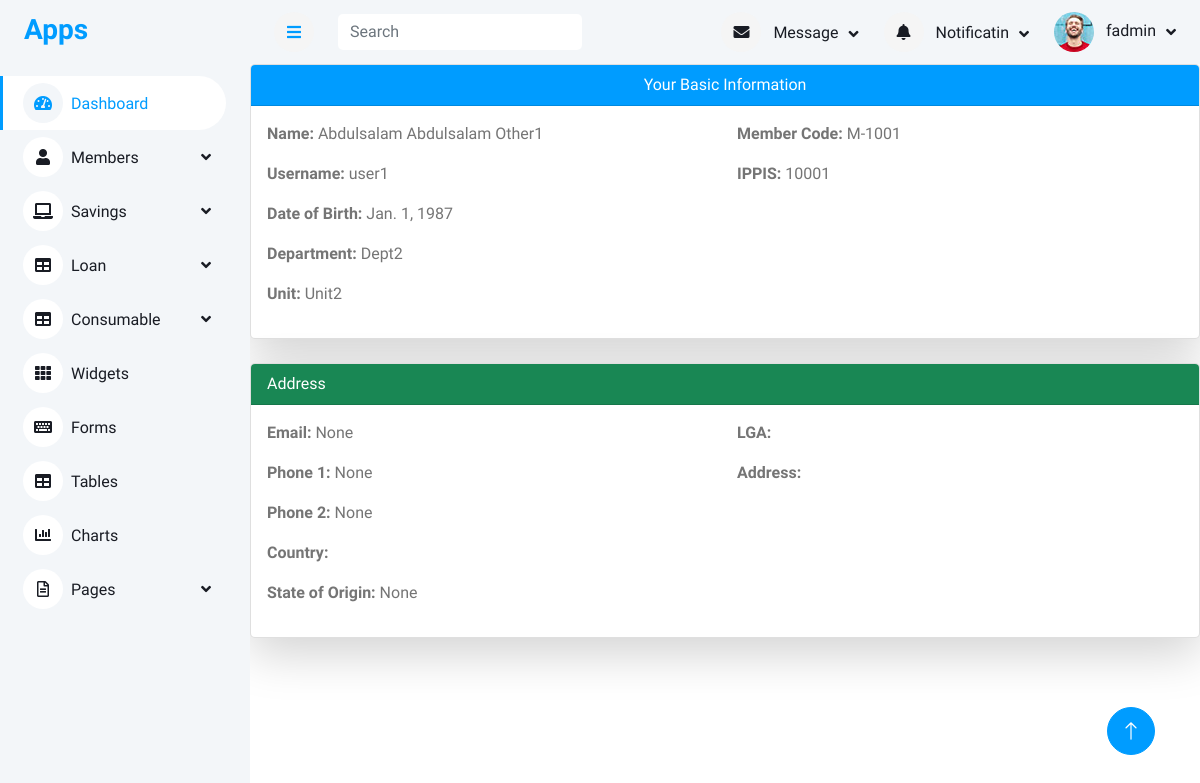
The app's page /member/46/ (signed in) with its own data.
### accounts/models.py (models this page shows, shortened)
class User(AbstractUser):
    first_name = models.CharField(max_length=100)
    last_name = models.CharField(max_length=100)
    other_name = models.CharField(max_length=100)
    date_of_birth = models.DateField(blank=True,null=True)
    username = models.CharField(max_length=100, unique=True)
    department = models.CharField(max_length=100)
    unit = models.CharField(max_length=100)
    gender = models.ForeignKey(Gender, on_delete=models.CASCADE, blank=True, null=True)
    group = models.ForeignKey(UserGroup, on_delete=models.CASCADE, blank=True, null=True)
    marital_status = models.ForeignKey(MaritalStatus,on_delete=models.SET_NULL, null=True, blank=True)
    religion = models.ForeignKey(Religion, on_delete=models.SET_NULL, null=True, blank=True,)
    passport = models.ImageField(upload_to='passport', blank=True, null=True)
    member_number = models.CharField(max_length=100)

class Member(models.Model):
    member = models.OneToOneField(User, on_delete=models.SET_NULL, null=True, blank=True)
    ippis = models.IntegerField(unique=True)  # Required and unique
    total_savings = models.DecimalField(max_digits=12, decimal_places=2, blank=True, null=True)

class Address(models.Model):
    user = models.OneToOneField(Member, on_delete=models.SET_NULL, null=True, blank=True)
    phone1 = models.CharField(max_length=15,null=True, blank=True)
    phone2 = models.CharField(max_length=15, null=True, blank=True)
    email = models.EmailField(unique=True, blank=True, null=True)
    country = CountryField(blank=True, null=True)
    state_of_origin = models.ForeignKey(State, on_delete=models.SET_NULL, null=True, blank=True)
    local_government_area = models.CharField(max_length=150)
    address = models.CharField(max_length=500)

### accounts/views.py (the view)
# urls.py: path("member/<int:id>/", views.member_detail, name="member_detail"),
def member_detail(request, id):
    member = get_object_or_404(Member, id=id)
    address = getattr(member, 'address', None)
    next_of_kin = getattr(member, 'nextofkin', None)
    context = {"member": member, "address": address, "next_of_kin": next_of_kin}
    return render(request, "accounts/member_detail.html", context)

### templates/accounts/member_detail.html (shortened to what this page needs)
{% extends 'base/base.html' %}
{% block content %}
    <div class="card mb-4 shadow-lg">
        <div class="card-header text-center bg-primary text-white">Your Basic Information</div>
        <div class="card-body">
            <div class="row">
                <div class="col-md-6">
                    <p><strong>Name:</strong> {{ member.member.first_name }} {{ member.member.last_name }} {{ member.member.other_name }}</p>
                    <p><strong>Username:</strong> {{ member.member.username }}</p>
                    <p><strong>Date of Birth:</strong> {{ member.member.date_of_birth }}</p>
                    <p><strong>Department:</strong> {{ member.member.department }}</p>
                    <p><strong>Unit:</strong> {{ member.member.unit }}</p>
                </div>
                <div class="col-md-6">
                    <p><strong>Member Code:</strong> {{ member.member.member_number }}</p>
                    <p><strong>IPPIS:</strong> {{ member.ippis }}</p>
                </div>
            </div>
        </div>
    </div>
    {% if address %}
    <div class="card mb-4 shadow-lg">
        <div class="card-header bg-success text-white">Address</div>
        <div class="card-body">
            <div class="row">
                <div class="col-md-6">
                    <p><strong>Email:</strong> {{ address.email }}</p>
                    <p><strong>Phone 1:</strong> {{ address.phone1 }}</p>
                    <p><strong>Phone 2:</strong> {{ address.phone2 }}</p>
                    <p><strong>Country:</strong> {{ address.country.name }}</p>
                    <p><strong>State of Origin:</strong> {{ address.state_of_origin }}</p>
                </div>
                <div class="col-md-6">
                    <p><strong>LGA:</strong> {{ address.local_government_area }}</p>
                    <p><strong>Address:</strong> {{ address.address }}</p>
                </div>
            </div>
        </div>
    </div>
    {% endif %}
</div>
{% endblock content %}

### templates/include/navbar.html (shortened to what this page needs)
<nav class="navbar navbar-expand bg-light navbar-light sticky-top px-4 py-0">
    <a href="#" class="sidebar-toggler flex-shrink-0">
        <i class="fa fa-bars"></i>
    </a>
    <form method="get" action="{% url 'search_member' %}" class="d-none d-md-flex ms-4">
        <input class="form-control border-0" name="search_term" type="search" placeholder="Search">
    </form>
    <div class="navbar-nav align-items-center ms-auto">
        <div class="nav-item dropdown">
            <a href="#" class="nav-link dropdown-toggle" data-bs-toggle="dropdown">
                <i class="fa fa-envelope me-lg-2"></i>
                <span class="d-none d-lg-inline-flex">Message</span>
            </a>
        </div>
        <div class="nav-item dropdown">
            <a href="#" class="nav-link dropdown-toggle" data-bs-toggle="dropdown">
                <i class="fa fa-bell me-lg-2"></i>
                <span class="d-none d-lg-inline-flex">Notificatin</span>
            </a>
        </div>
        <div class="nav-item dropdown">
            <a href="#" class="nav-link dropdown-toggle" data-bs-toggle="dropdown">
                <img class="rounded-circle me-lg-2" src="/static/img/user.jpg" alt=""
                    style="width: 40px; height: 40px;">
                <span class="d-none d-lg-inline-flex">{{request.user.first_name}}</span>
            </a>
        </div>
    </div>
</nav>

### static/css/style.css (style rules this page uses)
:root { --primary: #009CFF; --light: #F3F6F9; --dark: #191C24; }
.content .navbar .navbar-nav .nav-link { margin-left: 25px; padding: 12px 0; color: var(--dark); outline: none; }
.content .navbar .sidebar-toggler, .content .navbar .navbar-nav .nav-link i { width: 40px; height: 40px; display: inline-flex; align-items: center; justify-content: center; background: #f5f5f5; border-radius: 40px; }
.content .navbar .dropdown-toggle::after { margin-left: 6px; vertical-align: middle; border: none; content: "\f107"; font-family: "Font Awesome 5 Free"; font-weight: 900; transition: .5s; }

### records on screen
User: user.first_name "fadmin"
Member: member.first_name "Abdulsalam", member.last_name "Abdulsalam", member.other_name "Other1", member.username "user1", member.date_of_birth "Jan. 1, 1987", member.department "Dept2", member.unit "Unit2", member.member_number "M-1001", ippis "10001"
Address: email "None", phone1 "None", phone2 "None", state_of_origin "None"
